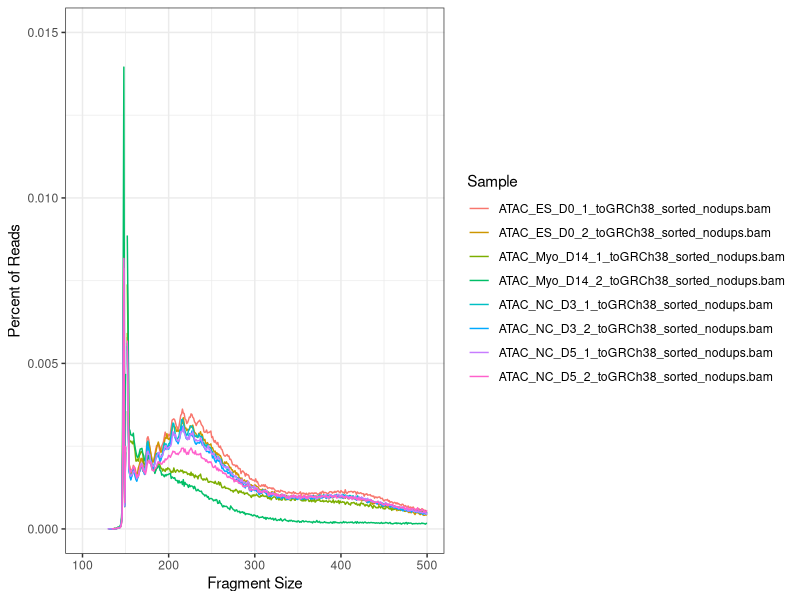
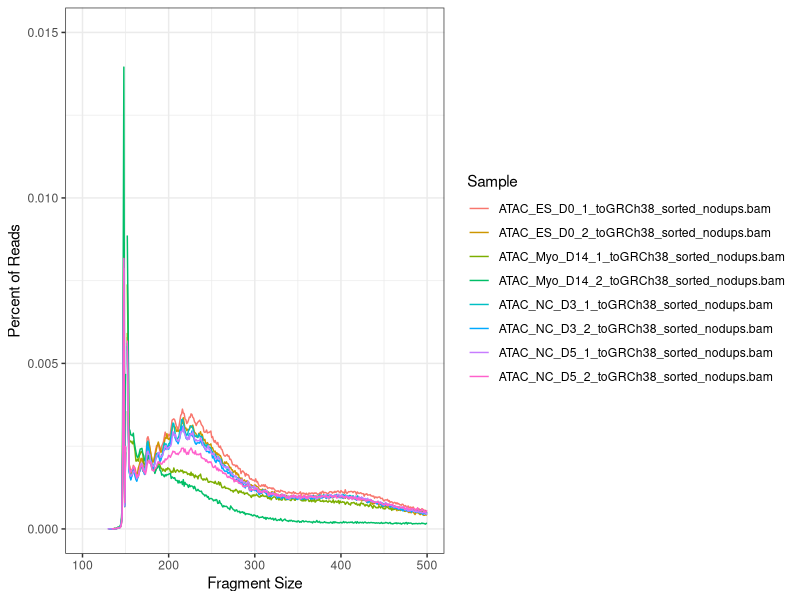

Reproduce these figures in R, in order.
## ---- chunk 1
library(ggplot2)
library(readr)
library(dplyr)

Human_fraglen <- read_delim(file = "./Imports/Human_ATAC_Fragsize.txt",
                              delim = "\t", comment = "#")
Human_fraglen <- Human_fraglen[!Human_fraglen$Sample %in% c("ATAC_Neuron_D5_1_toGRCh38_sorted_nodups.bam",
  "ATAC_Neuron_D5_2_toGRCh38_sorted_nodups.bam",
  "ATAC_Mel_D5_1_toGRCh38_sorted_nodups.bam",
  "ATAC_Mel_D5_2_toGRCh38_sorted_nodups.bam"),]

total_occ <- as.data.frame(Human_fraglen %>% group_by(Sample) %>% summarize(Total_Occurences = sum(Occurrences)))

rownames(total_occ) <- total_occ$Sample
total_occ$Sample <- NULL

Human_fraglen$Percent <- Human_fraglen$Occurrences/total_occ[Human_fraglen$Sample,1]

ggplot(Human_fraglen, aes(x = Size, y = Percent, color = Sample)) +
  geom_line() +
  xlim(c(100,500)) +
  ylim(c(0,0.015)) +
  xlab("Fragment Size") +
  ylab("Percent of Reads") +
  theme_bw()

ggsave(filename = "./Exports/Human_ATAC_Fragmentlength.pdf", width = 5, height = 5)
